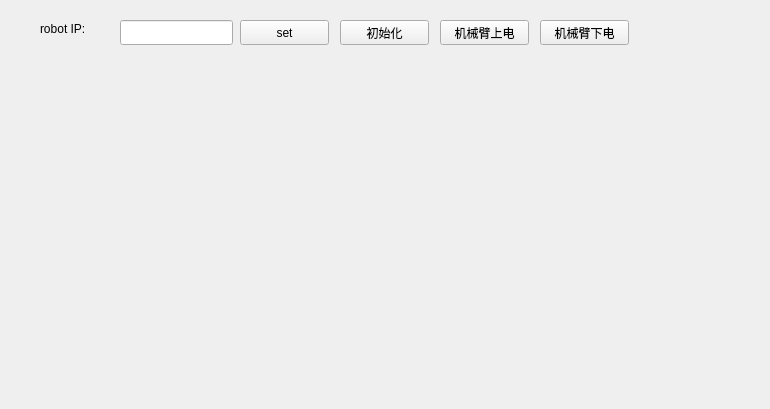
<?xml version="1.0" encoding="UTF-8"?>
<ui version="4.0">
 <class>Setting</class>
 <widget class="QWidget" name="Setting">
  <property name="geometry">
   <rect>
    <x>0</x>
    <y>0</y>
    <width>770</width>
    <height>409</height>
   </rect>
  </property>
  <property name="windowTitle">
   <string>Form</string>
  </property>
  <widget class="QLabel" name="label">
   <property name="geometry">
    <rect>
     <x>40</x>
     <y>20</y>
     <width>67</width>
     <height>17</height>
    </rect>
   </property>
   <property name="text">
    <string>robot IP:</string>
   </property>
  </widget>
  <widget class="QLineEdit" name="lineEdit">
   <property name="geometry">
    <rect>
     <x>120</x>
     <y>20</y>
     <width>113</width>
     <height>25</height>
    </rect>
   </property>
  </widget>
  <widget class="QPushButton" name="pushButton">
   <property name="geometry">
    <rect>
     <x>240</x>
     <y>20</y>
     <width>89</width>
     <height>25</height>
    </rect>
   </property>
   <property name="text">
    <string>set</string>
   </property>
  </widget>
  <widget class="QPushButton" name="robotInit_Btn">
   <property name="geometry">
    <rect>
     <x>340</x>
     <y>20</y>
     <width>89</width>
     <height>25</height>
    </rect>
   </property>
   <property name="text">
    <string>初始化</string>
   </property>
  </widget>
  <widget class="QPushButton" name="startUp_Btn">
   <property name="geometry">
    <rect>
     <x>440</x>
     <y>20</y>
     <width>89</width>
     <height>25</height>
    </rect>
   </property>
   <property name="text">
    <string>机械臂上电</string>
   </property>
  </widget>
  <widget class="QPushButton" name="powerOff_Btn">
   <property name="geometry">
    <rect>
     <x>540</x>
     <y>20</y>
     <width>89</width>
     <height>25</height>
    </rect>
   </property>
   <property name="text">
    <string>机械臂下电</string>
   </property>
  </widget>
 </widget>
 <resources/>
 <connections/>
</ui>
